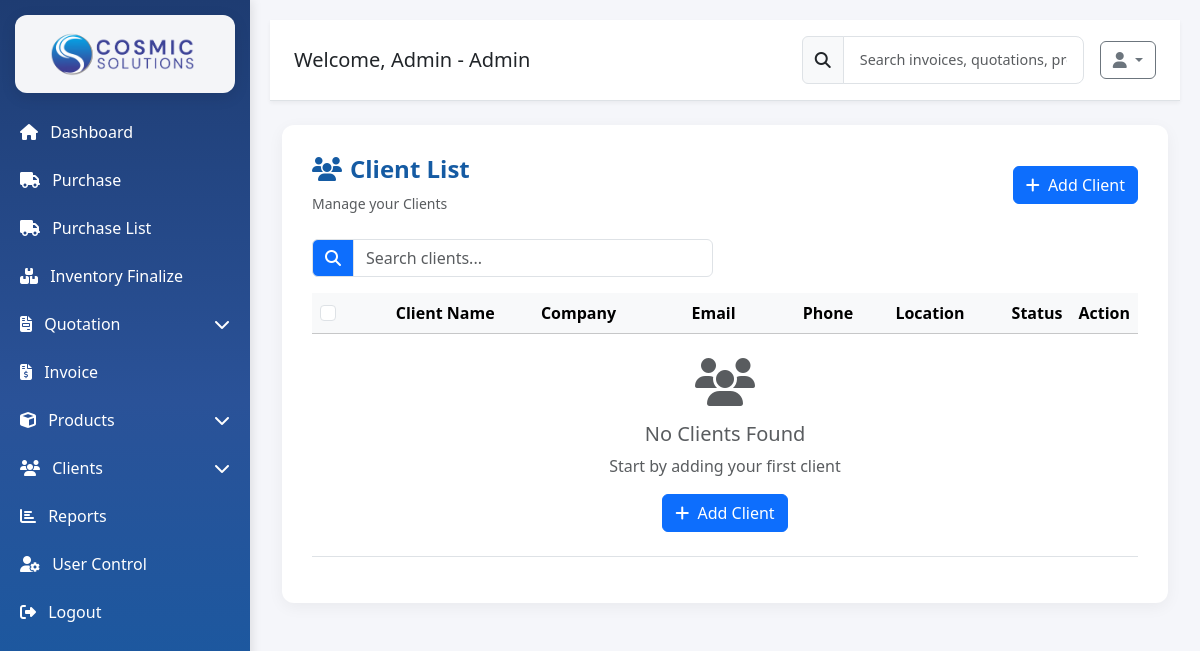
The app's page /client_list.php (signed in), older data.
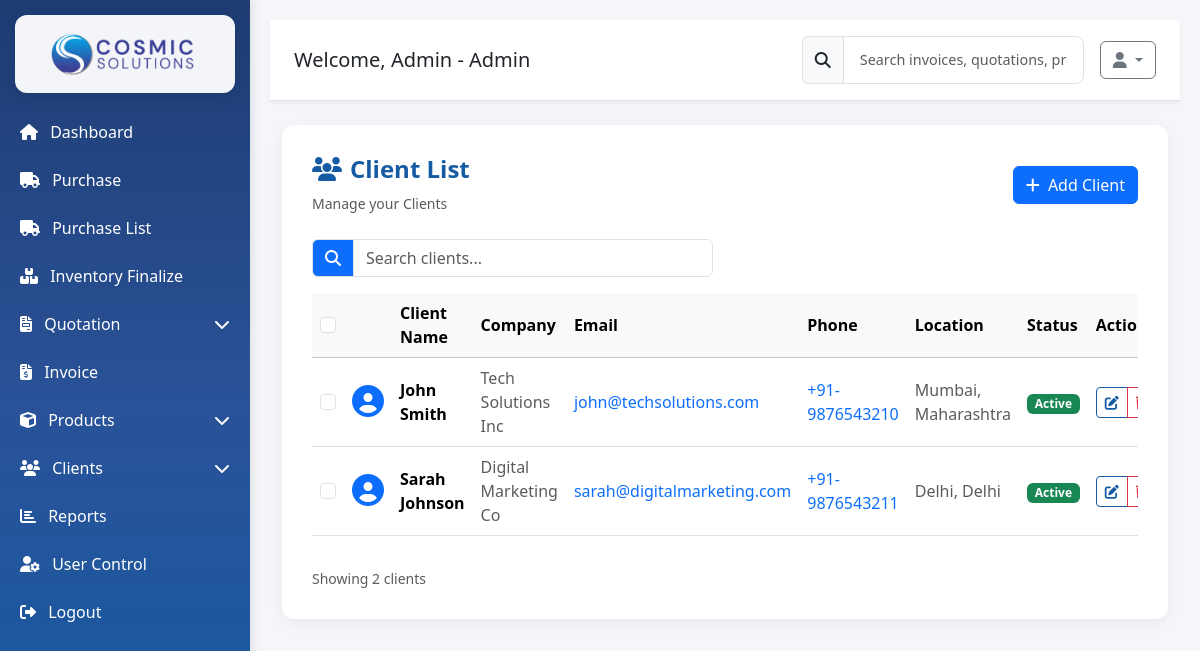
The same page, newer data.
### tables this page shows
CREATE TABLE IF NOT EXISTS clients (
    client_id INT AUTO_INCREMENT PRIMARY KEY,
    client_name VARCHAR(255) NOT NULL,
    company VARCHAR(255),
    email VARCHAR(255),
    phone VARCHAR(50),
    address TEXT,
    country VARCHAR(100),
    city VARCHAR(100),
    state VARCHAR(100),
    postal VARCHAR(20),
    status ENUM('Active', 'Inactive') DEFAULT 'Active',
    created_by INT,
    created_at TIMESTAMP DEFAULT CURRENT_TIMESTAMP,
    updated_at TIMESTAMP DEFAULT CURRENT_TIMESTAMP ON UPDATE CURRENT_TIMESTAMP,
    FOREIGN KEY (created_by) REFERENCES users(user_id) ON DELETE SET NULL
);

### client_list.php (the view, shortened to what the changed rows need)
<?php
include 'config/db.php';
$query = "SELECT * FROM clients ORDER BY created_at DESC";
$result = mysqli_query($conn, $query);
?>
<!DOCTYPE html>
<html lang="en">
<?php include 'head.php'; ?>
<body>
<div class="main">
    <div class="container-fluid py-4">
        <div class="form-section">
            <div class="table-responsive">
                <table class="table table-hover align-middle" id="clientTable">
                    <thead class="table-light">
                        <tr>
                            <th width="5%">
                                <input type="checkbox" class="form-check-input" id="selectAll">
                            </th>
                            <th width="5%"></th>
                            <th width="20%">Client Name</th>
                            <th width="20%">Company</th>
                            <th width="15%">Email</th>
                            <th width="12%">Phone</th>
                            <th width="15%">Location</th>
                            <th width="8%">Status</th>
                            <th width="10%">Action</th>
                        </tr>
                    </thead>
                    <tbody>
                        <?php if (mysqli_num_rows($result) > 0): ?>
                            <?php while ($row = mysqli_fetch_assoc($result)): ?>
                                <?php
                                $status_class = $row['status'] == 'Active' ? 'bg-success' : 'bg-secondary';
                                $location = trim($row['city'] . ', ' . $row['state'], ', ');
                                ?>
                                <tr>
                                    <td>
                                        <input type="checkbox" class="form-check-input row-checkbox">
                                    </td>
                                    <td>
                                        <div class="client-avatar">
                                            <i class="fas fa-user-circle fa-2x text-primary"></i>
                                        </div>
                                    </td>
                                    <td>
                                        <strong><?= htmlspecialchars($row['client_name']) ?></strong>
                                    </td>
                                    <td>
                                        <span class="text-muted">
                                            <?= htmlspecialchars($row['company'] ?: 'N/A') ?>
                                        </span>
                                    </td>
                                    <td>
                                        <?php if ($row['email']): ?>
                                            <a href="mailto:<?= htmlspecialchars($row['email']) ?>" class="text-decoration-none">
                                                <?= htmlspecialchars($row['email']) ?>
                                            </a>
                                        <?php else: ?>
                                            <span class="text-muted">N/A</span>
                                        <?php endif; ?>
                                    </td>
                                    <td>
                                        <?php if ($row['phone']): ?>
                                            <a href="tel:<?= htmlspecialchars($row['phone']) ?>" class="text-decoration-none">
                                                <?= htmlspecialchars($row['phone']) ?>
                                            </a>
                                        <?php else: ?>
                                            <span class="text-muted">N/A</span>
                                        <?php endif; ?>
                                    </td>
                                    <td>
                                        <span class="text-muted"><?= htmlspecialchars($location ?: 'N/A') ?></span>
                                    </td>
                                    <td>
                                        <span class="badge <?= $status_class ?>"><?= $row['status'] ?></span>
                                    </td>
                                    <td>
                                        <div class="btn-group">
                                            <a href="client_edit.php?id=<?= $row['client_id'] ?>"
                                               class="btn btn-outline-primary btn-sm" title="Edit">
                                                <i class="fas fa-edit"></i>
                                            </a>
                                            <a href="client_delete.php?id=<?= $row['client_id'] ?>"
                                               class="btn btn-outline-danger btn-sm"
                                               onclick="return confirm('Are you sure you want to delete this client?')"
                                               title="Delete">
                                                <i class="fas fa-trash"></i>
                                            </a>
                                        </div>
                                    </td>
                                </tr>
                            <?php endwhile; ?>
                        <?php else: ?>
                            <tr>
                                <td colspan="9" class="text-center py-4">
                                    <div class="text-muted">
                                        <i class="fas fa-users fa-3x mb-3"></i>
                                        <h5>No Clients Found</h5>
                                        <p>Start by adding your first client</p>
                                        <a href="add_client.php" class="btn btn-primary">
                                            <i class="fas fa-plus me-1"></i> Add Client
                                        </a>
                                    </div>
                                </td>
                            </tr>
                        <?php endif; ?>
                    </tbody>
                </table>
            </div>
            <?php if (mysqli_num_rows($result) > 0): ?>
                <div class="d-flex justify-content-between align-items-center mt-3">
                    <small class="text-muted">
                        Showing <?= mysqli_num_rows($result) ?> clients
                    </small>
                </div>
            <?php endif; ?>
        </div>
    </div>
</div>
</body>
</html>

Row changes from the older to the newer data that the page shows:
added clients: client_name "John Smith", company "Tech Solutions Inc", email "john@techsolutions.com", phone "+91-9876543210", city+state "Mumbai, Maharashtra", status "Active"
added clients: client_name "Sarah Johnson", company "Digital Marketing Co", email "sarah@digitalmarketing.com", phone "+91-9876543211", city+state "Delhi, Delhi", status "Active"
Text that changed along with them:
mysqli_num_rows($result): (not shown) → "2"
text no longer shown: "No Clients Found Start by adding your first client Add Client"
text now shown: "Showing clients"
